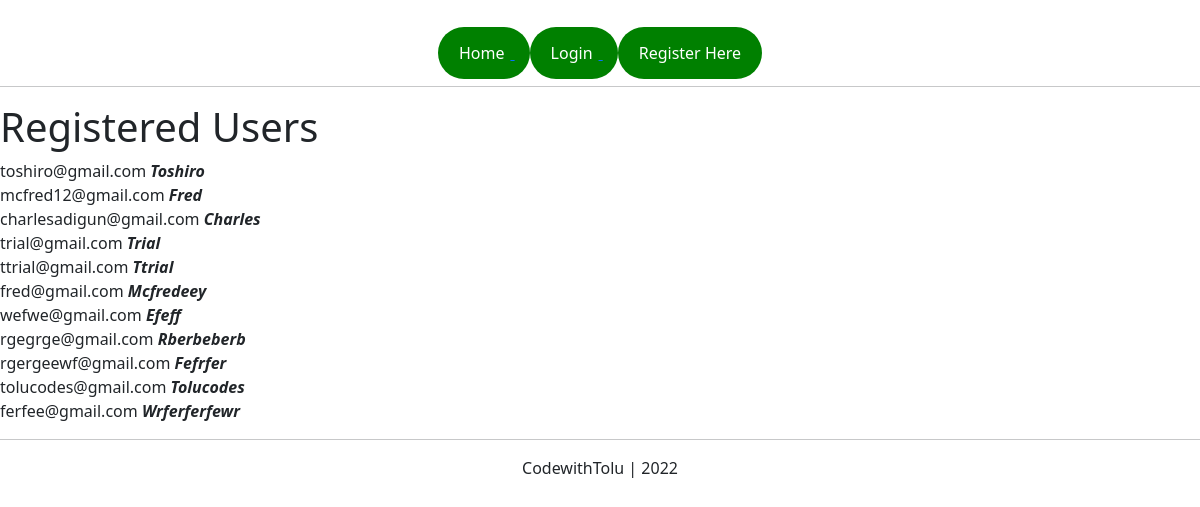
Before: /home/ with the older database file.
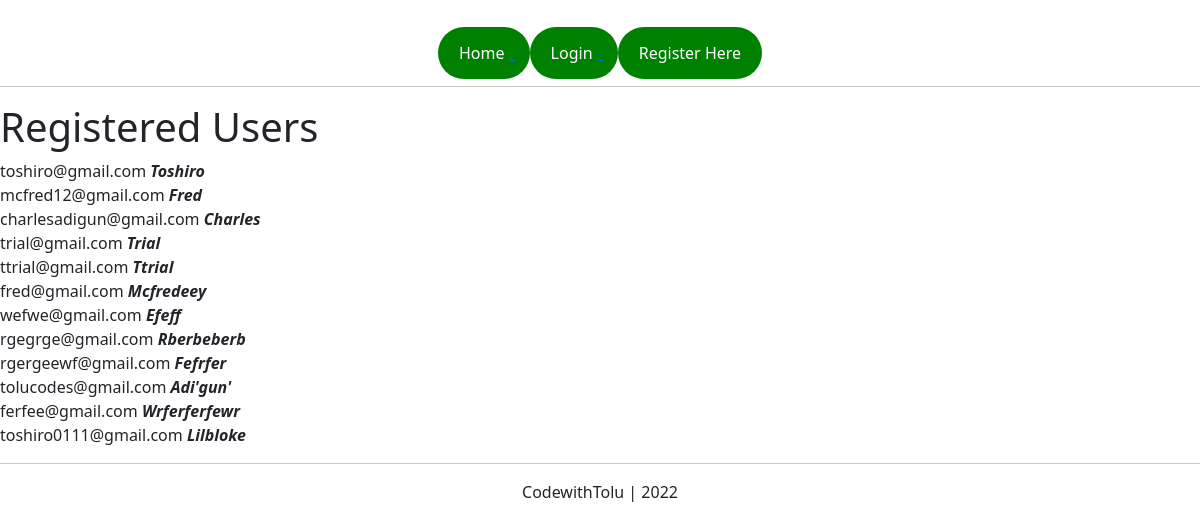
After: the same page with the newer database file.
### account/models.py (models this page shows, shortened)
class Account(AbstractBaseUser):
    email                   = models.EmailField(unique=True, max_length=50, verbose_name='email address')
    username                = models.CharField(unique=True, max_length=25)
    date_joined             = models.DateTimeField(auto_now_add=True)
    last_login              = models.DateTimeField(auto_now=True)
    is_admin                = models.BooleanField(default=False)
    is_staff                = models.BooleanField(default=False)
    is_active               = models.BooleanField(default=True)
    is_superuser            = models.BooleanField(default=False)
    USERNAME_FIELD = 'email'
    REQUIRED_FIELDS = ['username', ]
    objects = MyAccountManager()
    def __str__(self):
        return self.email

### blog_app/views.py (the view)
# urls.py: re_path(r'^home/$', views.home_page, name='home_page'),
def home_page(request):
    accounts = Account.objects.all()
    context = {
        'accounts': accounts
    }
    return render(request, 'blog_app/home.html', context)

### blog_app/templates/blog_app/home.html (shortened to what this page needs)
{% extends 'base.html' %}
{% block content %}
<h1>Registered Users</h1>
    {% for account in accounts %}
        {{ account }}
        <b><em>{{ account.username|title }}</em></b><br/>
    {% endfor %}
{% endblock content %}

Changed rows visible on the page:
changed Account "tolucodes@gmail.com": username "Tolucodes" → "Adi'gun'"
added Account: email "toshiro0111@gmail.com", username "Lilbloke"
